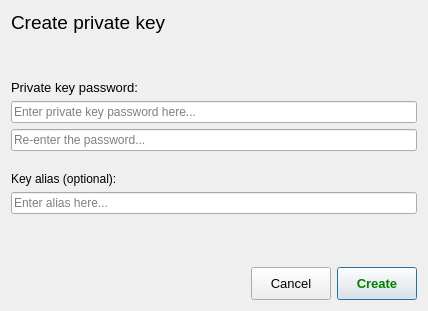
<?xml version="1.0" encoding="UTF-8"?>
<ui version="4.0">
 <class>CreatePrivateKeyForm</class>
 <widget class="QDialog" name="CreatePrivateKeyForm">
  <property name="windowModality">
   <enum>Qt::WindowModal</enum>
  </property>
  <property name="geometry">
   <rect>
    <x>0</x>
    <y>0</y>
    <width>428</width>
    <height>311</height>
   </rect>
  </property>
  <property name="windowTitle">
   <string>Create private key</string>
  </property>
  <property name="modal">
   <bool>true</bool>
  </property>
  <layout class="QVBoxLayout" name="verticalLayout_2">
   <item>
    <widget class="QLabel" name="form_title">
     <property name="font">
      <font>
       <pointsize>14</pointsize>
      </font>
     </property>
     <property name="text">
      <string>Create private key</string>
     </property>
    </widget>
   </item>
   <item>
    <spacer name="verticalSpacer_2">
     <property name="orientation">
      <enum>Qt::Vertical</enum>
     </property>
     <property name="sizeType">
      <enum>QSizePolicy::Minimum</enum>
     </property>
     <property name="sizeHint" stdset="0">
      <size>
       <width>20</width>
       <height>40</height>
      </size>
     </property>
    </spacer>
   </item>
   <item>
    <layout class="QVBoxLayout" name="verticalLayout">
     <property name="bottomMargin">
      <number>15</number>
     </property>
     <item>
      <widget class="QLabel" name="label_2">
       <property name="font">
        <font>
         <pointsize>10</pointsize>
         <weight>50</weight>
         <bold>false</bold>
        </font>
       </property>
       <property name="text">
        <string>Private key password:</string>
       </property>
      </widget>
     </item>
     <item>
      <widget class="QLineEdit" name="password">
       <property name="echoMode">
        <enum>QLineEdit::Password</enum>
       </property>
       <property name="placeholderText">
        <string>Enter private key password here...</string>
       </property>
      </widget>
     </item>
     <item>
      <widget class="QLineEdit" name="confirm_password">
       <property name="echoMode">
        <enum>QLineEdit::Password</enum>
       </property>
       <property name="placeholderText">
        <string>Re-enter the password...</string>
       </property>
      </widget>
     </item>
    </layout>
   </item>
   <item>
    <widget class="QLabel" name="label">
     <property name="text">
      <string>Key alias (optional): </string>
     </property>
    </widget>
   </item>
   <item>
    <widget class="QLineEdit" name="alias">
     <property name="placeholderText">
      <string>Enter alias here...</string>
     </property>
    </widget>
   </item>
   <item>
    <spacer name="verticalSpacer">
     <property name="orientation">
      <enum>Qt::Vertical</enum>
     </property>
     <property name="sizeHint" stdset="0">
      <size>
       <width>20</width>
       <height>40</height>
      </size>
     </property>
    </spacer>
   </item>
   <item>
    <layout class="QHBoxLayout" name="horizontalLayout">
     <item>
      <spacer name="horizontalSpacer">
       <property name="orientation">
        <enum>Qt::Horizontal</enum>
       </property>
       <property name="sizeHint" stdset="0">
        <size>
         <width>40</width>
         <height>20</height>
        </size>
       </property>
      </spacer>
     </item>
     <item>
      <widget class="QPushButton" name="btn_cancel">
       <property name="font">
        <font>
         <pointsize>10</pointsize>
        </font>
       </property>
       <property name="styleSheet">
        <string notr="true">height: 25px</string>
       </property>
       <property name="text">
        <string>Cancel</string>
       </property>
      </widget>
     </item>
     <item>
      <widget class="QPushButton" name="btn_create">
       <property name="font">
        <font>
         <pointsize>10</pointsize>
         <weight>75</weight>
         <bold>true</bold>
        </font>
       </property>
       <property name="styleSheet">
        <string notr="true">height: 25px; color: green;</string>
       </property>
       <property name="text">
        <string>Create</string>
       </property>
       <property name="default">
        <bool>true</bool>
       </property>
      </widget>
     </item>
    </layout>
   </item>
  </layout>
 </widget>
 <resources/>
 <connections/>
</ui>
